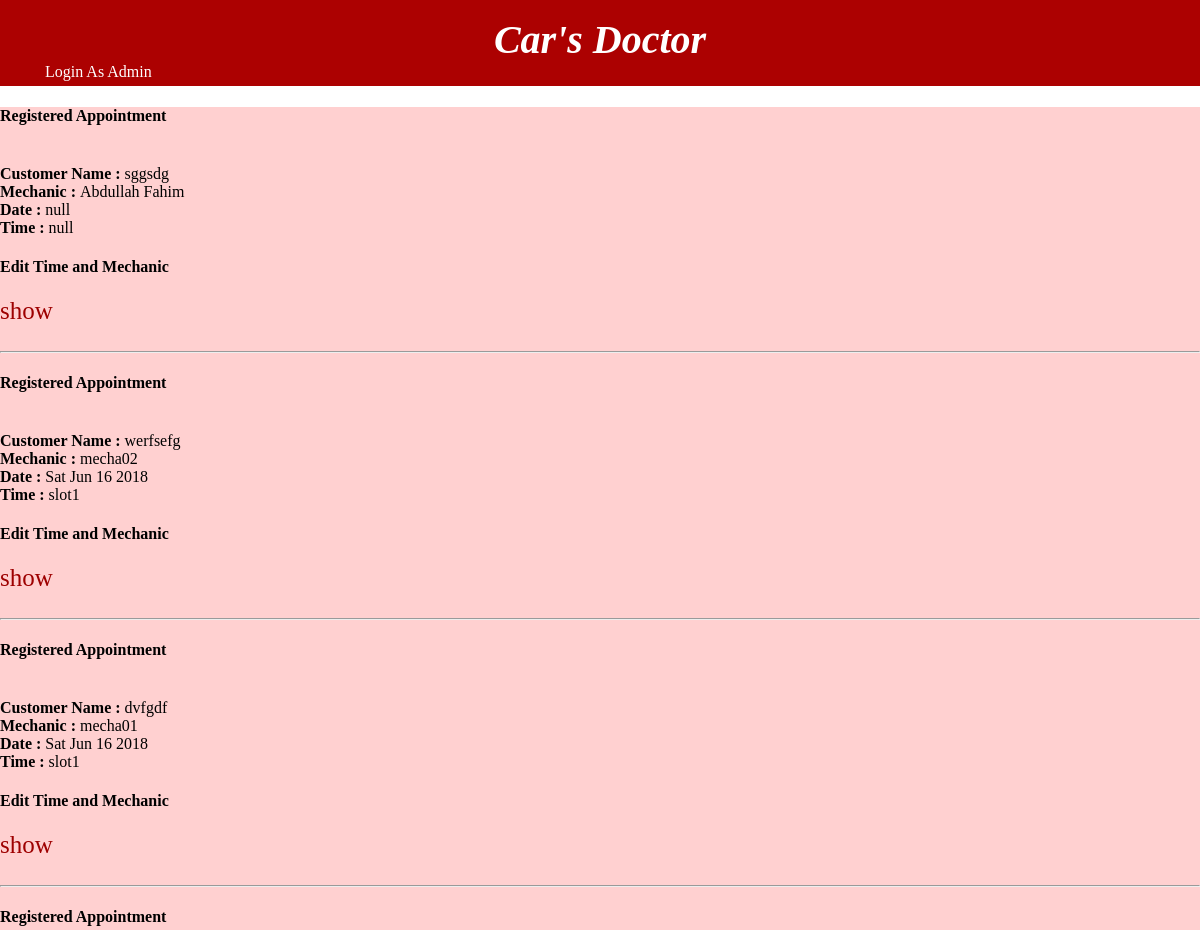
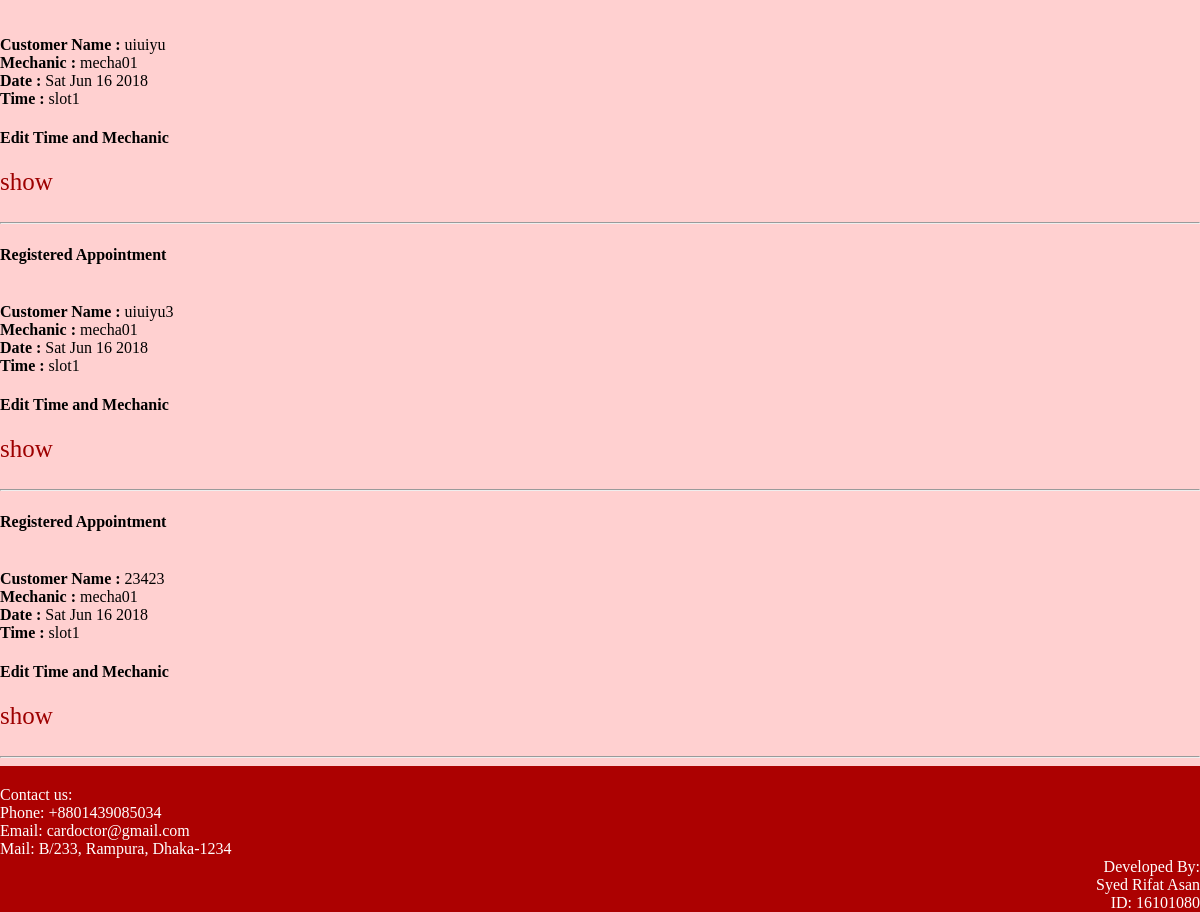
Page /admin-panel.php on the committed database (2 pictures, top to bottom).
### tables this page shows
CREATE TABLE IF NOT EXISTS `client` (
  `customer_name` varchar(100) NOT NULL,
  `phone_num` varchar(13) NOT NULL,
  `address` varchar(100) DEFAULT NULL,
  `car_license` varchar(15) NOT NULL,
  `car_engine_num` varchar(10) NOT NULL,
  `mechanic_name` varchar(100) NOT NULL,
  `apointment_date` varchar(60) DEFAULT NULL,
  `appontment_time` varchar(60) DEFAULT NULL,
  PRIMARY KEY (`car_engine_num`),
  KEY `mechanic_name` (`mechanic_name`)
);

### admin-panel.php (the view, shortened to what this page needs)
<!DOCTYPE html>
<html>
<head>
  <link href="assets/css/style.css" rel="stylesheet" type="text/css"/>
</head>
<body>
	<?php
    include 'db-connect.php';
    $getAddQuery = "select *  from client";
    $resultTitles=mysqli_query($mysqli,$getAddQuery)or die($mysqli->error);
    $numRows= mysqli_num_rows($resultTitles);
            if($numRows!=0){
             while($numRows>0){
                 while($row=mysqli_fetch_assoc($resultTitles)){
                     echo '<div class="add-show" style=" background-color: #FFD0D0;">';
                     echo '<h4>Registered Appointment</h4><br>';
                     echo '<b>'."Customer Name : ".'</b>'.$row['customer_name'].'<br>';
                     echo '<b>'."Mechanic  : ".'</b>'.$row['mechanic_name'].'<br>';
                     echo '<b>'."Date : ".'</b>'.$row['apointment_date'].'<br>';
                     echo '<b>'."Time : ".'</b>'.$row['appontment_time'].'<br>';
                     echo '<h4>Edit Time and Mechanic</h4>';
                    { ?>
                      <div class="pqr">
                      <a type="button" style="color: #9E0000;text-decoration: none; font-size: 25px;" class="line" href="admin-edit-page.php?id=<?php echo $row["car_engine_num"];?>"> show</a>
                      </div>
                      <br>
                      <?php }
                       echo "<hr>";
                }
                 $numRows=$numRows-1;
              }
             }
?>
</body>
</html>

### assets/css/style.css (style rules this page uses)
body { margin: 0px; padding: 0px; }
#nav-bar { background-color: #AC0101; padding-top: 16px; color: white; }
#nav-button { padding-left: 30px; padding-right: 30px; padding-top: 15px; padding-bottom: 15px; margin-left: 15px; margin-right: 15px; }
#nav-bar { height: 70px; width: 100%; }
#foot { background-color: #AC0101; color: white; }

### rows in the picture
client: customer_name "sggsdg", mechanic_name "Abdullah Fahim", apointment_date "null", appontment_time "null"
client: customer_name "werfsefg", mechanic_name "mecha02", apointment_date "Sat Jun 16 2018", appontment_time "slot1"
client: customer_name "dvfgdf", mechanic_name "mecha01", apointment_date "Sat Jun 16 2018", appontment_time "slot1"
client: customer_name "uiuiyu", mechanic_name "mecha01", apointment_date "Sat Jun 16 2018", appontment_time "slot1"
client: customer_name "uiuiyu3", mechanic_name "mecha01", apointment_date "Sat Jun 16 2018", appontment_time "slot1"
client: customer_name "23423", mechanic_name "mecha01", apointment_date "Sat Jun 16 2018", appontment_time "slot1"
